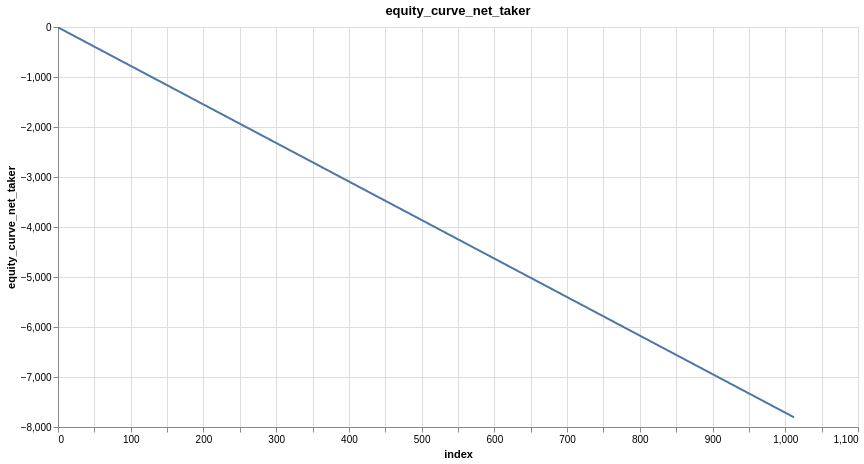

Source (notebook cell):
### Markdown cell above
## Add Transaction Fees

### Code cell
maker_fee = 0.00045
taker_fee = 0.00045
btc_model_trades = research.add_tx_fees_log(btc_model_trades, maker_fee, taker_fee)
research.plot_column(btc_model_trades, 'equity_curve_net_taker')

### Figure 1 — Vega-Lite specification as saved in the notebook (floating-point values rounded to 4 significant figures; data arrays with more than 128 entries replaced by an {"elided": "..."} marker saying what was removed)
{"config": {"view": {"continuousWidth": 300, "continuousHeight": 300}}, "data": {"name": "data-28b1245f3e319eb6500743e63fb39ea8"}, "mark": {"type": "line", "tooltip": true}, "encoding": {"x": {"field": "index", "type": "quantitative"}, "y": {"field": "equity_curve_net_taker", "type": "quantitative"}}, "height": 400, "params": [{"name": "param_1e9efca18e7a2868", "select": {"type": "interval", "encodings": ["x", "y"]}, "bind": "scales"}], "title": "equity_curve_net_taker", "width": 800, "$schema": "https://vega.github.io/schema/vega-lite/v6.4.1.json", "datasets": {"data-28b1245f3e319eb6500743e63fb39ea8": {"elided": "1013 records"}}}
